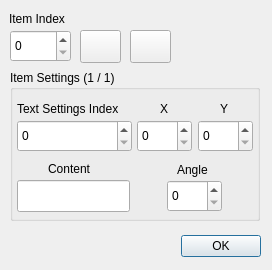
<?xml version="1.0" encoding="UTF-8"?>
<ui version="4.0">
 <class>Dialog</class>
 <widget class="QDialog" name="Dialog">
  <property name="geometry">
   <rect>
    <x>0</x>
    <y>0</y>
    <width>272</width>
    <height>270</height>
   </rect>
  </property>
  <property name="windowTitle">
   <string>Dialog</string>
  </property>
  <widget class="QDialogButtonBox" name="buttonBox">
   <property name="geometry">
    <rect>
     <x>10</x>
     <y>230</y>
     <width>251</width>
     <height>32</height>
    </rect>
   </property>
   <property name="orientation">
    <enum>Qt::Orientation::Horizontal</enum>
   </property>
   <property name="standardButtons">
    <set>QDialogButtonBox::StandardButton::Ok</set>
   </property>
  </widget>
  <widget class="QGroupBox" name="groupBox">
   <property name="geometry">
    <rect>
     <x>10</x>
     <y>70</y>
     <width>250</width>
     <height>151</height>
    </rect>
   </property>
   <property name="title">
    <string>Item Settings (1 / 1)</string>
   </property>
   <widget class="QSpinBox" name="spinBox_13">
    <property name="geometry">
     <rect>
      <x>157</x>
      <y>110</y>
      <width>55</width>
      <height>32</height>
     </rect>
    </property>
   </widget>
   <widget class="QLabel" name="label_6">
    <property name="geometry">
     <rect>
      <x>7</x>
      <y>30</y>
      <width>121</width>
      <height>18</height>
     </rect>
    </property>
    <property name="text">
     <string>Text Settings Index</string>
    </property>
   </widget>
   <widget class="QLabel" name="label_15">
    <property name="geometry">
     <rect>
      <x>150</x>
      <y>30</y>
      <width>21</width>
      <height>18</height>
     </rect>
    </property>
    <property name="text">
     <string>X</string>
    </property>
   </widget>
   <widget class="QSpinBox" name="spinBox_11">
    <property name="geometry">
     <rect>
      <x>188</x>
      <y>50</y>
      <width>55</width>
      <height>32</height>
     </rect>
    </property>
   </widget>
   <widget class="QLabel" name="label_14">
    <property name="geometry">
     <rect>
      <x>210</x>
      <y>30</y>
      <width>21</width>
      <height>18</height>
     </rect>
    </property>
    <property name="text">
     <string>Y</string>
    </property>
   </widget>
   <widget class="QSpinBox" name="spinBox_3">
    <property name="geometry">
     <rect>
      <x>7</x>
      <y>50</y>
      <width>115</width>
      <height>32</height>
     </rect>
    </property>
   </widget>
   <widget class="QLabel" name="label_16">
    <property name="geometry">
     <rect>
      <x>167</x>
      <y>90</y>
      <width>41</width>
      <height>20</height>
     </rect>
    </property>
    <property name="text">
     <string>Angle</string>
    </property>
   </widget>
   <widget class="QLineEdit" name="lineEdit">
    <property name="geometry">
     <rect>
      <x>7</x>
      <y>110</y>
      <width>113</width>
      <height>32</height>
     </rect>
    </property>
   </widget>
   <widget class="QLabel" name="label">
    <property name="geometry">
     <rect>
      <x>38</x>
      <y>90</y>
      <width>58</width>
      <height>18</height>
     </rect>
    </property>
    <property name="text">
     <string>Content</string>
    </property>
   </widget>
   <widget class="QSpinBox" name="spinBox_12">
    <property name="geometry">
     <rect>
      <x>127</x>
      <y>50</y>
      <width>55</width>
      <height>32</height>
     </rect>
    </property>
   </widget>
  </widget>
  <widget class="QSpinBox" name="spinBox_16">
   <property name="geometry">
    <rect>
     <x>10</x>
     <y>30</y>
     <width>61</width>
     <height>32</height>
    </rect>
   </property>
  </widget>
  <widget class="QPushButton" name="pushButton_20">
   <property name="geometry">
    <rect>
     <x>130</x>
     <y>30</y>
     <width>41</width>
     <height>33</height>
    </rect>
   </property>
   <property name="text">
    <string/>
   </property>
   <property name="icon">
    <iconset theme="QIcon::ThemeIcon::ListRemove"/>
   </property>
  </widget>
  <widget class="QLabel" name="label_19">
   <property name="geometry">
    <rect>
     <x>9</x>
     <y>10</y>
     <width>71</width>
     <height>18</height>
    </rect>
   </property>
   <property name="text">
    <string>Item Index</string>
   </property>
  </widget>
  <widget class="QPushButton" name="pushButton_19">
   <property name="geometry">
    <rect>
     <x>80</x>
     <y>30</y>
     <width>41</width>
     <height>33</height>
    </rect>
   </property>
   <property name="text">
    <string/>
   </property>
   <property name="icon">
    <iconset theme="QIcon::ThemeIcon::ListAdd"/>
   </property>
  </widget>
 </widget>
 <resources/>
 <connections>
  <connection>
   <sender>buttonBox</sender>
   <signal>accepted()</signal>
   <receiver>Dialog</receiver>
   <slot>accept()</slot>
   <hints>
    <hint type="sourcelabel">
     <x>248</x>
     <y>254</y>
    </hint>
    <hint type="destinationlabel">
     <x>157</x>
     <y>274</y>
    </hint>
   </hints>
  </connection>
  <connection>
   <sender>buttonBox</sender>
   <signal>rejected()</signal>
   <receiver>Dialog</receiver>
   <slot>reject()</slot>
   <hints>
    <hint type="sourcelabel">
     <x>316</x>
     <y>260</y>
    </hint>
    <hint type="destinationlabel">
     <x>286</x>
     <y>274</y>
    </hint>
   </hints>
  </connection>
 </connections>
</ui>
